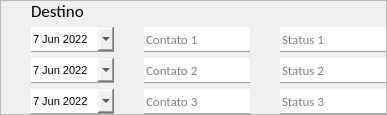
              <widget class="QFrame" name="frame_18">
               <property name="sizePolicy">
                <sizepolicy hsizetype="Preferred" vsizetype="Expanding">
                 <horstretch>0</horstretch>
                 <verstretch>0</verstretch>
                </sizepolicy>
               </property>
               <property name="maximumSize">
                <size>
                 <width>16777215</width>
                 <height>250</height>
                </size>
               </property>
               <property name="font">
                <font>
                 <pointsize>8</pointsize>
                </font>
               </property>
               <property name="frameShape">
                <enum>QFrame::StyledPanel</enum>
               </property>
               <property name="frameShadow">
                <enum>QFrame::Raised</enum>
               </property>
               <layout class="QGridLayout" name="gridLayout_3">
                <property name="leftMargin">
                 <number>30</number>
                </property>
                <property name="topMargin">
                 <number>0</number>
                </property>
                <property name="rightMargin">
                 <number>0</number>
                </property>
                <property name="bottomMargin">
                 <number>0</number>
                </property>
                <property name="horizontalSpacing">
                 <number>30</number>
                </property>
                <item row="1" column="0">
                 <widget class="QDateEdit" name="inputDate_destino1">
                  <property name="sizePolicy">
                   <sizepolicy hsizetype="Expanding" vsizetype="Fixed">
                    <horstretch>0</horstretch>
                    <verstretch>0</verstretch>
                   </sizepolicy>
                  </property>
                  <property name="minimumSize">
                   <size>
                    <width>0</width>
                    <height>25</height>
                   </size>
                  </property>
                  <property name="maximumSize">
                   <size>
                    <width>100</width>
                    <height>16777215</height>
                   </size>
                  </property>
                  <property name="styleSheet">
                   <string notr="true">QDateEdit {
	border: none;
	border-bottom: 1px solid rgb(161, 150, 170)
}

QDateEdit:focus {
	border-bottom: 2px solid rgb(161, 150, 170)
}</string>
                  </property>
                  <property name="dateTime">
                   <datetime>
                    <hour>6</hour>
                    <minute>0</minute>
                    <second>0</second>
                    <year>2022</year>
                    <month>6</month>
                    <day>7</day>
                   </datetime>
                  </property>
                  <property name="calendarPopup">
                   <bool>true</bool>
                  </property>
                 </widget>
                </item>
                <item row="1" column="1">
                 <widget class="QLineEdit" name="input_destino_contato1">
                  <property name="minimumSize">
                   <size>
                    <width>0</width>
                    <height>25</height>
                   </size>
                  </property>
                  <property name="font">
                   <font>
                    <family>Calibri</family>
                    <pointsize>10</pointsize>
                   </font>
                  </property>
                  <property name="styleSheet">
                   <string notr="true">QLineEdit {
	border: none;
	border-bottom: 1px solid rgb(161, 150, 170)
}

QLineEdit:focus {
	border-bottom: 2px solid rgb(161, 150, 170)
}</string>
                  </property>
                  <property name="text">
                   <string/>
                  </property>
                  <property name="placeholderText">
                   <string>Contato 1</string>
                  </property>
                 </widget>
                </item>
                <item row="4" column="2">
                 <widget class="QLineEdit" name="input_destino_status3">
                  <property name="minimumSize">
                   <size>
                    <width>0</width>
                    <height>25</height>
                   </size>
                  </property>
                  <property name="font">
                   <font>
                    <family>Calibri</family>
                    <pointsize>10</pointsize>
                   </font>
                  </property>
                  <property name="styleSheet">
                   <string notr="true">QLineEdit {
	border: none;
	border-bottom: 1px solid rgb(161, 150, 170)
}

QLineEdit:focus {
	border-bottom: 2px solid rgb(161, 150, 170)
}</string>
                  </property>
                  <property name="placeholderText">
                   <string>Status 3</string>
                  </property>
                 </widget>
                </item>
                <item row="1" column="2">
                 <widget class="QLineEdit" name="input_destino_status1">
                  <property name="minimumSize">
                   <size>
                    <width>0</width>
                    <height>25</height>
                   </size>
                  </property>
                  <property name="font">
                   <font>
                    <family>Calibri</family>
                    <pointsize>10</pointsize>
                   </font>
                  </property>
                  <property name="styleSheet">
                   <string notr="true">QLineEdit {
	border: none;
	border-bottom: 1px solid rgb(161, 150, 170)
}

QLineEdit:focus {
	border-bottom: 2px solid rgb(161, 150, 170)
}</string>
                  </property>
                  <property name="placeholderText">
                   <string>Status 1</string>
                  </property>
                 </widget>
                </item>
                <item row="3" column="1">
                 <widget class="QLineEdit" name="input_destino_contato2">
                  <property name="minimumSize">
                   <size>
                    <width>0</width>
                    <height>25</height>
                   </size>
                  </property>
                  <property name="font">
                   <font>
                    <family>Calibri</family>
                    <pointsize>10</pointsize>
                   </font>
                  </property>
                  <property name="styleSheet">
                   <string notr="true">QLineEdit {
	border: none;
	border-bottom: 1px solid rgb(161, 150, 170)
}

QLineEdit:focus {
	border-bottom: 2px solid rgb(161, 150, 170)
}</string>
                  </property>
                  <property name="text">
                   <string/>
                  </property>
                  <property name="placeholderText">
                   <string>Contato 2</string>
                  </property>
                 </widget>
                </item>
                <item row="3" column="2">
                 <widget class="QLineEdit" name="input_destino_status2">
                  <property name="minimumSize">
                   <size>
                    <width>0</width>
                    <height>25</height>
                   </size>
                  </property>
                  <property name="font">
                   <font>
                    <family>Calibri</family>
                    <pointsize>10</pointsize>
                   </font>
                  </property>
                  <property name="styleSheet">
                   <string notr="true">QLineEdit {
	border: none;
	border-bottom: 1px solid rgb(161, 150, 170)
}

QLineEdit:focus {
	border-bottom: 2px solid rgb(161, 150, 170)
}</string>
                  </property>
                  <property name="placeholderText">
                   <string>Status 2</string>
                  </property>
                 </widget>
                </item>
                <item row="3" column="0">
                 <widget class="QDateEdit" name="inputDate_destino2">
                  <property name="sizePolicy">
                   <sizepolicy hsizetype="Expanding" vsizetype="Fixed">
                    <horstretch>0</horstretch>
                    <verstretch>0</verstretch>
                   </sizepolicy>
                  </property>
                  <property name="minimumSize">
                   <size>
                    <width>0</width>
                    <height>25</height>
                   </size>
                  </property>
                  <property name="maximumSize">
                   <size>
                    <width>100</width>
                    <height>16777215</height>
                   </size>
                  </property>
                  <property name="styleSheet">
                   <string notr="true">QDateEdit {
	border: none;
	border-bottom: 1px solid rgb(161, 150, 170)
}

QDateEdit:focus {
	border-bottom: 2px solid rgb(161, 150, 170)
}</string>
                  </property>
                  <property name="dateTime">
                   <datetime>
                    <hour>6</hour>
                    <minute>0</minute>
                    <second>0</second>
                    <year>2022</year>
                    <month>6</month>
                    <day>7</day>
                   </datetime>
                  </property>
                  <property name="calendarPopup">
                   <bool>true</bool>
                  </property>
                 </widget>
                </item>
                <item row="4" column="1">
                 <widget class="QLineEdit" name="input_destino_contato3">
                  <property name="minimumSize">
                   <size>
                    <width>0</width>
                    <height>25</height>
                   </size>
                  </property>
                  <property name="font">
                   <font>
                    <family>Calibri</family>
                    <pointsize>10</pointsize>
                   </font>
                  </property>
                  <property name="styleSheet">
                   <string notr="true">QLineEdit {
	border: none;
	border-bottom: 1px solid rgb(161, 150, 170)
}

QLineEdit:focus {
	border-bottom: 2px solid rgb(161, 150, 170)
}</string>
                  </property>
                  <property name="text">
                   <string/>
                  </property>
                  <property name="placeholderText">
                   <string>Contato 3</string>
                  </property>
                 </widget>
                </item>
                <item row="0" column="0">
                 <widget class="QLabel" name="label_24">
                  <property name="sizePolicy">
                   <sizepolicy hsizetype="Preferred" vsizetype="Expanding">
                    <horstretch>0</horstretch>
                    <verstretch>0</verstretch>
                   </sizepolicy>
                  </property>
                  <property name="maximumSize">
                   <size>
                    <width>16777215</width>
                    <height>20</height>
                   </size>
                  </property>
                  <property name="font">
                   <font>
                    <family>Calibri</family>
                    <pointsize>13</pointsize>
                    <bold>false</bold>
                   </font>
                  </property>
                  <property name="text">
                   <string>Destino</string>
                  </property>
                  <property name="buddy">
                   <cstring>input_metaOrigemAtual</cstring>
                  </property>
                 </widget>
                </item>
                <item row="4" column="0">
                 <widget class="QDateEdit" name="inputDate_destino3">
                  <property name="sizePolicy">
                   <sizepolicy hsizetype="Expanding" vsizetype="Fixed">
                    <horstretch>0</horstretch>
                    <verstretch>0</verstretch>
                   </sizepolicy>
                  </property>
                  <property name="minimumSize">
                   <size>
                    <width>0</width>
                    <height>25</height>
                   </size>
                  </property>
                  <property name="maximumSize">
                   <size>
                    <width>100</width>
                    <height>16777215</height>
                   </size>
                  </property>
                  <property name="styleSheet">
                   <string notr="true">QDateEdit {
	border: none;
	border-bottom: 1px solid rgb(161, 150, 170)
}

QDateEdit:focus {
	border-bottom: 2px solid rgb(161, 150, 170)
}</string>
                  </property>
                  <property name="dateTime">
                   <datetime>
                    <hour>6</hour>
                    <minute>0</minute>
                    <second>0</second>
                    <year>2022</year>
                    <month>6</month>
                    <day>7</day>
                   </datetime>
                  </property>
                  <property name="calendarPopup">
                   <bool>true</bool>
                  </property>
                 </widget>
                </item>
               </layout>
              </widget>
